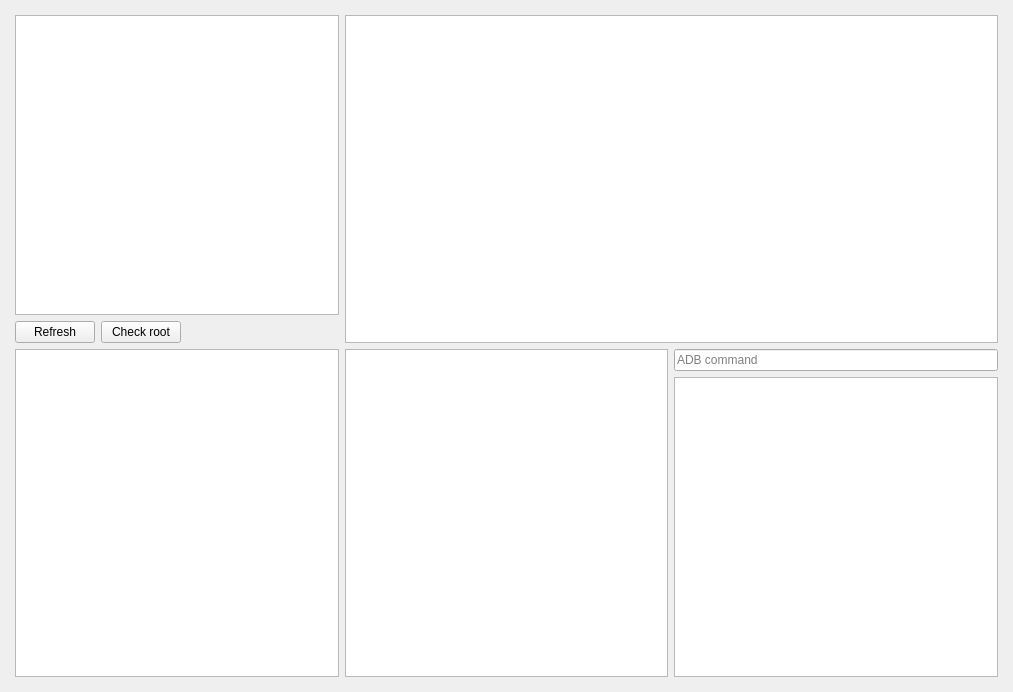
<?xml version="1.0" encoding="UTF-8"?>
<ui version="4.0">
 <class>page__devices</class>
 <widget class="QWidget" name="page__devices">
  <property name="geometry">
   <rect>
    <x>0</x>
    <y>0</y>
    <width>1013</width>
    <height>692</height>
   </rect>
  </property>
  <property name="windowTitle">
   <string>Form</string>
  </property>
  <layout class="QGridLayout" name="gridLayout">
   <item row="0" column="0">
    <layout class="QGridLayout" name="page__devices_layout">
     <property name="leftMargin">
      <number>4</number>
     </property>
     <property name="topMargin">
      <number>4</number>
     </property>
     <property name="rightMargin">
      <number>4</number>
     </property>
     <property name="bottomMargin">
      <number>4</number>
     </property>
     <item row="1" column="0">
      <widget class="QTableView" name="devices__fbaccount_table"/>
     </item>
     <item row="1" column="2">
      <layout class="QVBoxLayout" name="devices_adb_layout">
       <item>
        <widget class="QLineEdit" name="devices__adb_command_lineedit">
         <property name="placeholderText">
          <string>ADB command</string>
         </property>
        </widget>
       </item>
       <item>
        <widget class="QListWidget" name="devices__logs"/>
       </item>
      </layout>
     </item>
     <item row="1" column="1">
      <widget class="QTableView" name="devices__ttaccount_table"/>
     </item>
     <item row="0" column="0">
      <layout class="QVBoxLayout" name="devices__devices_layout">
       <item>
        <widget class="QTableView" name="devices__devices_table"/>
       </item>
       <item>
        <layout class="QHBoxLayout" name="devices__devices_actions_layout">
         <item>
          <widget class="QPushButton" name="devices__devices_actions_refresh_btn">
           <property name="text">
            <string>Refresh</string>
           </property>
          </widget>
         </item>
         <item>
          <widget class="QPushButton" name="devices__devices_actions_checkroot_btn">
           <property name="text">
            <string>Check root</string>
           </property>
          </widget>
         </item>
         <item>
          <spacer name="horizontalSpacer">
           <property name="orientation">
            <enum>Qt::Orientation::Horizontal</enum>
           </property>
           <property name="sizeHint" stdset="0">
            <size>
             <width>40</width>
             <height>20</height>
            </size>
           </property>
          </spacer>
         </item>
        </layout>
       </item>
      </layout>
     </item>
     <item row="0" column="1" colspan="2">
      <widget class="QTableView" name="devices__user_table"/>
     </item>
    </layout>
   </item>
  </layout>
 </widget>
 <resources/>
 <connections/>
</ui>
